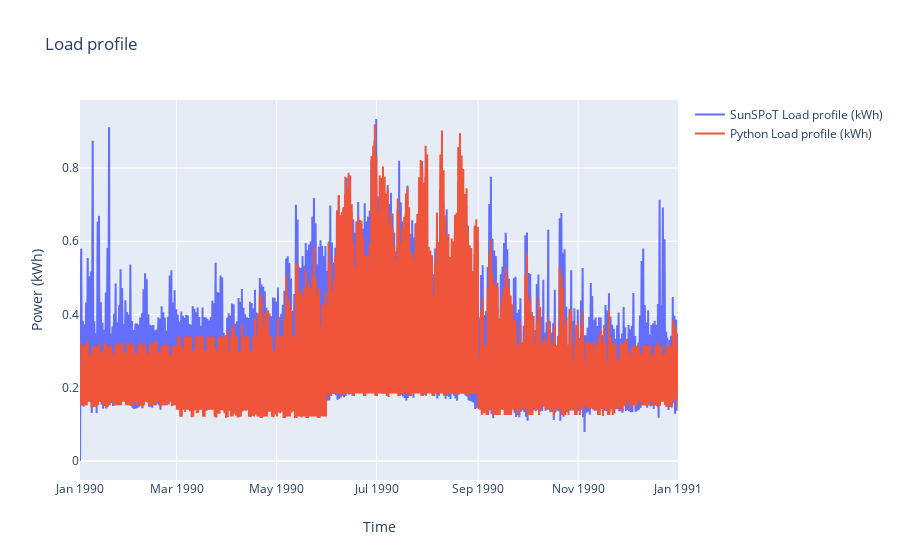

Here is the notebook cell this chart was saved with:
### Code cell
LoadProf = pd.read_csv("LP_Redfern2_default.csv")
python_load = pd.read_csv("LP_Redfern2_pydefault.csv")
#python_load2 = pd.read_csv("LP_Mosman1_python2_processed.csv")
#python_load3 = pd.read_csv("LP_Mosman1_2_Processed.csv")

LoadProf['TS']=pd.to_datetime(LoadProf['TS'], infer_datetime_format=True)
python_load['TS']=pd.to_datetime(python_load['TS'], infer_datetime_format=True)
#python_load2['TS']=pd.to_datetime(python_load2['TS'], infer_datetime_format=True)
#python_load3['TS']=pd.to_datetime(python_load3['TS'], infer_datetime_format=True)

fig = go.Figure()

fig.add_trace(go.Scatter(x= LoadProf['TS'], y= LoadProf['kWh'],name='SunSPoT Load profile (kWh)', mode='lines'))

fig.add_trace(go.Scatter(x= python_load['TS'], y= python_load['kWh'],name='Python Load profile (kWh)', mode='lines'))

#fig.add_trace(go.Scatter(x= python_load2['TS'], y= python_load2['kWh'],name='Python Load profile 2 (kWh)', mode='lines'))

#fig.add_trace(go.Scatter(x= python_load3['TS'], y= python_load3['kWh'],name='Python Load profile 3 (kWh)', mode='lines'))

fig.update_layout(title='Load profile' ,xaxis=dict(title='Time'),yaxis=dict(title='Power (kWh)'))

iplot(fig)

### Figure 1 — Plotly figure (JSON) as saved in the notebook; plotly's stock layout.template omitted (floating-point values rounded to 4 significant figures; data arrays with more than 128 entries replaced by an {"elided": "..."} marker saying what was removed)
{"data": [{"mode": "lines", "name": "SunSPoT Load profile (kWh)", "type": "scatter", "x": {"elided": "17518 str values"}, "y": {"elided": "17518 float values"}}, {"mode": "lines", "name": "Python Load profile (kWh)", "type": "scatter", "x": {"elided": "17520 str values"}, "y": {"elided": "17520 float values"}}], "layout": {"title": {"text": "Load profile"}, "xaxis": {"title": {"text": "Time"}}, "yaxis": {"title": {"text": "Power (kWh)"}}}}
